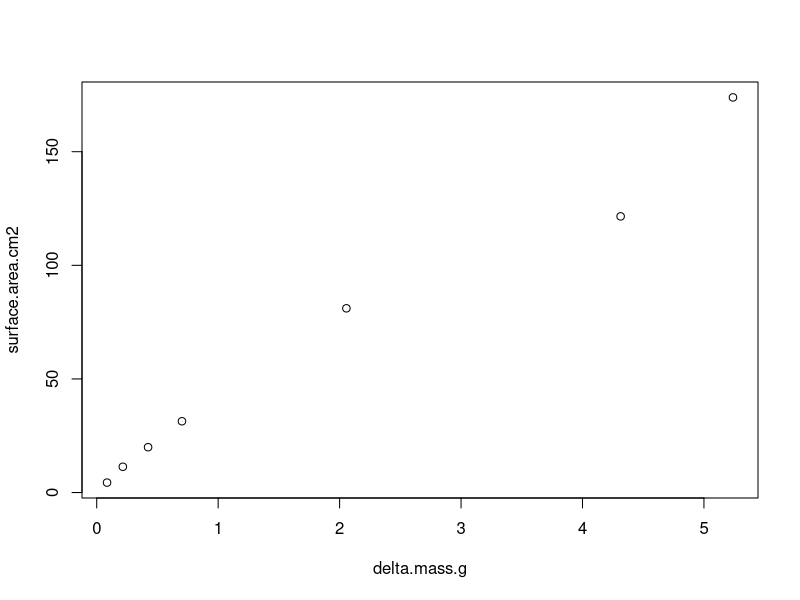

Write the R code that produced this figure. (Note: this script raises an error after producing the figure.)
## ---- chunk 1
knitr::opts_chunk$set(echo = TRUE, warning = FALSE, message = FALSE)

## install packages if you dont already have them
if (!require("tidyverse")) install.packages("tidyverse")

# load packages
library(tidyverse)
## ---- chunk 2
#load wax data
wax.data <- read.csv("data/baseline_sampling/surface_area.csv", header=TRUE)

wax.data$delta.mass.g <- wax.data$wax.weight.g-wax.data$dry.weight.g
stnds <- subset(wax.data, sample=="Standard")

#calculate the surface area of the spherical standards from the diameter
stnds$rad <- stnds$diameter/2
stnds$surface.area.cm2 <- 4*pi*(stnds$rad)^2

# calculate the curve coefficients for slope and intercept to apply as the standard
stnd.curve <- lm(surface.area.cm2~delta.mass.g, data=stnds)
stnd.plot<-plot(surface.area.cm2~delta.mass.g, data=stnds);stnd.plot
stnd.curve$coefficients
summary(stnd.curve)$r.squared #r-squared = 0.979 20221014
## ---- chunk 3
standard.plot <- ggplot(data = stnds, aes(x=delta.mass.g, y=surface.area.cm2))+
  ylab("Surface area (cm2)")+ xlab("Delta mass (g)") + 
  geom_point()+
  geom_smooth(method = "lm") +
  stat_regline_equation(label.y = 15.0, label.x = 3, aes(label = ..eq.label..)) +
  stat_regline_equation(label.y = 5.0, label.x = 3, aes(label = ..rr.label..)) +
  theme_bw() + theme(panel.border = element_blank(), panel.grid.major = element_blank(),
                     panel.grid.minor = element_blank(), axis.line = element_line(colour = "black")) +
  theme(axis.text.x = element_text(angle = 45, hjust = 1));standard.plot
## ---- chunk 4
#Calculate surface area using the standard curve
smpls <- subset(wax.data, sample=="sample")
smpls$surface.area.cm2 <- stnd.curve$coefficients[2] * smpls$delta.mass.g + stnd.curve$coefficients[1]

#select the samples only
smpls <- smpls %>%
  select(-sample, -diameter)

smpls %>%
  count(fragment) %>% arrange(n)

#check the range to make sure your samples fall within the range of the standards
range(smpls$surface.area.cm2)
range(stnds$surface.area.cm2)
#yes these fall within the range 
## ---- chunk 5
# Plot standard curve
std_curve_plot <- stnds %>%
  ggplot(aes(x = delta.mass.g, y = surface.area.cm2)) +
  geom_point(color = "red", size = 3) 

std_curve_plot + 
  geom_point(data = smpls, aes(x = delta.mass.g, y = surface.area.cm2), pch = "X", cex = 5, alpha = 0.3) +
  labs(title = "All samples projected on standard curve")
## ---- chunk 6
#Save the output for use in normilzation for phys assays
smpls%>%
  mutate(timepoint="baseline")%>%
  select(fragment, surface.area.cm2, timepoint)%>%
    write_csv("output/baseline/surface_area_calc.csv")
